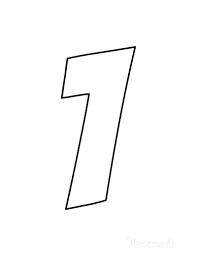
#> input picture cv2_lessons/number1.png, 197 x 256 px, found by its file name
$ python contour_sample2_threshold.py
#> lines starting #> are read from the running program, lines starting #| are printed output that depends on the picture; after the words box and inside, x2 and y2 are one past the last pixel; in counts of white or black regions, pixels touching at a corner belong together
import cv2  # OpenCV 라이브러리

# 이미지 파일 경로 설정
file = 'C:/python2/cv2_lessons/number1.png'

# 이미지를 읽어옴
img = cv2.imread(file)
#> img is the input picture: shape (256, 197, 3); min 0, max 255, mean 251.5

# 이미지를 그레이스케일로 변환
img_gray = cv2.cvtColor(img, cv2.COLOR_BGR2GRAY)

# 이진화 처리 (임계값: 200)
_, thresh_img = cv2.threshold(img_gray, 200, 255, cv2.THRESH_BINARY_INV)
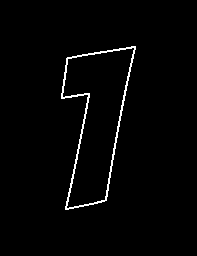
#> thresh_img: shape (256, 197); 1.8% white in thin lines or dots, all inside (x1, y1, x2, y2) = (61, 46, 136, 210)

# 이진화된 이미지에서 외곽선 찾기
contour, _ = cv2.findContours(thresh_img, cv2.RETR_EXTERNAL, cv2.CHAIN_APPROX_SIMPLE)
#> contour = 1 contour; box (x1, y1, x2, y2) and area: (61, 46, 136, 210) 6966

# 가장 큰 외곽선 선택
c = max(contour, key=cv2.contourArea)
#> c = contour of 170 points, box (x1, y1, x2, y2) (61, 46, 136, 210), area 6966

# 외곽선의 경계 사각형 계산
x, y, w, h = cv2.boundingRect(c)
#> x = 61; y = 46; w = 75; h = 164
print(x, y, w, h)  # 경계 사각형의 좌표와 크기 출력
#| 61 46 75 164

# 원본 이미지에 외곽선을 그림
contour_img = cv2.drawContours(img, contour, -1, (255, 255, 0), 5)
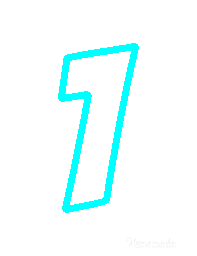
#> contour_img: shape (256, 197, 3); mean B, G, R 255, 255, 239.3

# 결과 이미지들을 화면에 표시
cv2.imshow("Original", thresh_img)
cv2.imshow("Contoured", contour_img)

# 키 입력 대기
cv2.waitKey(0)

# 모든 창 닫기
cv2.destroyAllWindows()

$ run again, with cv2_lessons/apple.webp saved as cv2_lessons/number1.png
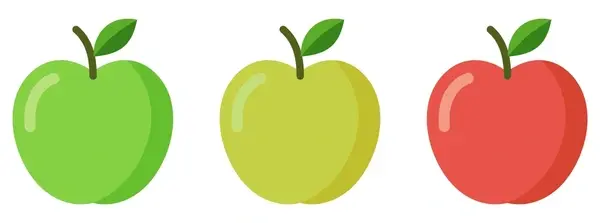
#> input picture cv2_lessons/apple.webp, 600 x 223 px, found by its file name
#> img is the input picture: shape (223, 600, 3); mean B, G, R 168, 212.5, 218.9
#> `_, thresh_img = cv2.threshold(img_gray, 200, 255, cv2.THRESH_BINARY_INV)`:
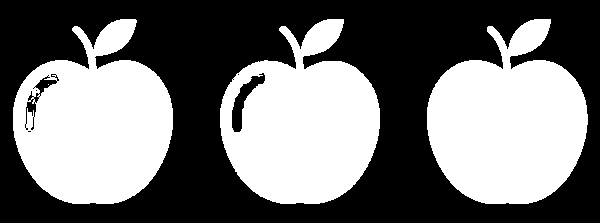
#> thresh_img: shape (223, 600); 45.2% white; 4 white regions (1 under 20 px)
#> contour = 3 contours; box (x1, y1, x2, y2) and area: (427, 19, 588, 204) 20262, (13, 19, 173, 204) 20165, (220, 19, 380, 204) 20066
#> c = contour of 310 points, box (x1, y1, x2, y2) (427, 19, 588, 204), area 20262
#> x = 427; y = 19; w = 161; h = 185
#| 427 19 161 185
#> `contour_img = cv2.drawContours(img, contour, -1, (255, 255, 0), 5)`:
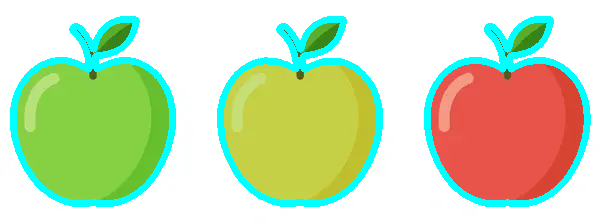
#> contour_img: shape (223, 600, 3); mean B, G, R 179.9, 218.8, 199
